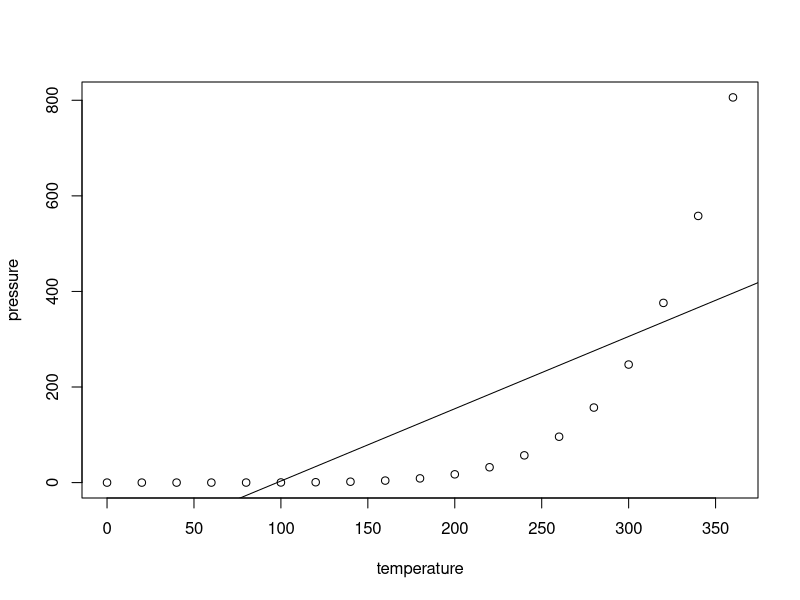

The R source for this figure:
## ---- chunk 1
knitr::opts_chunk$set(echo = TRUE)
## ---- chunk 2
summary(cars)
## ---- chunk 3
plot(pressure)
pressure.lm = lm(pressure~temperature, data=pressure)
summary(pressure.lm)
abline(coef(pressure.lm))

